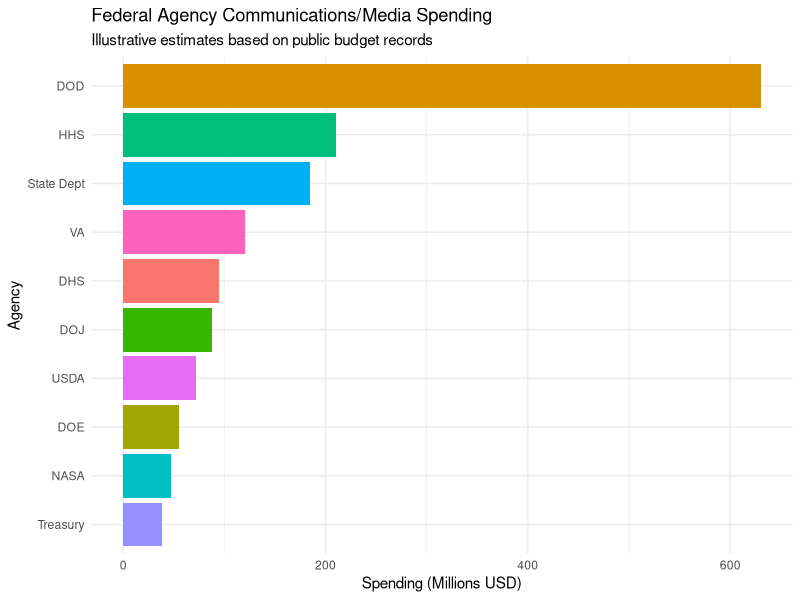
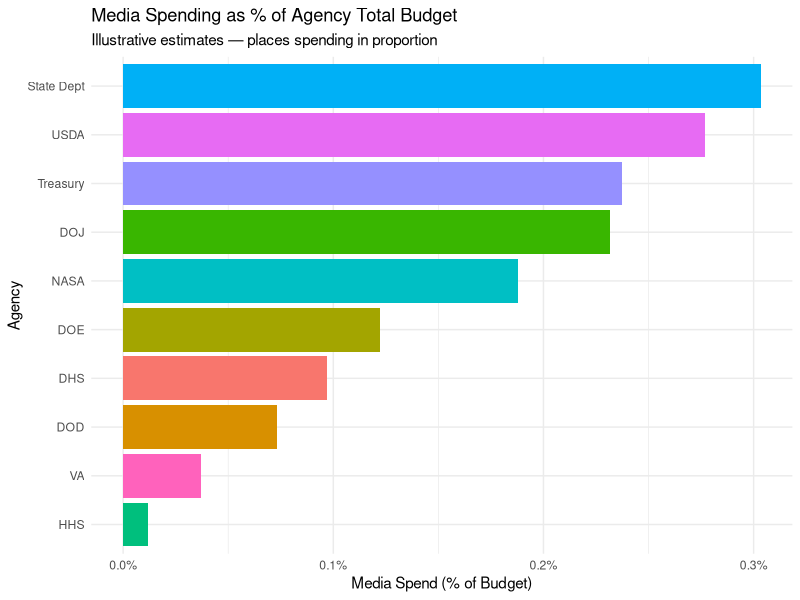
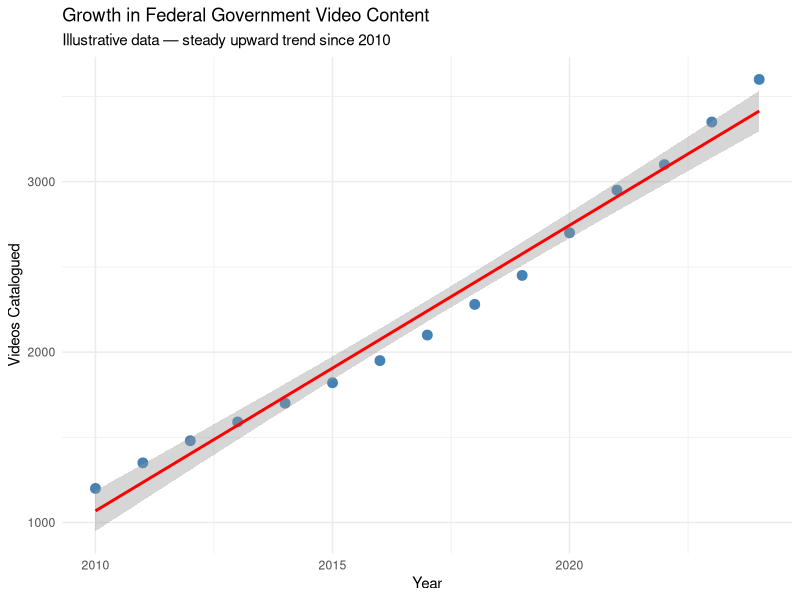

These charts were generated, in order, by the following R code:
#
# FedFlix Interim Report Analysis
# Evaluating Claims About Federal Government Media Activity
#
# This script provides a data-driven framework for evaluating the claims made
# in the FedFlix Interim Report (January 27, 2025) published by ItsYourGov.org.
# The central question: do the report's findings represent legitimate
# transparency concerns, or do they reflect "paranoia run rampant"?
#

rm(list = ls())

# Load required packages
# Run install.packages(c("ggplot2", "dplyr", "readr", "scales")) if not already installed
library(ggplot2)
library(dplyr)
library(readr)
library(scales)

# --------------------------------------------------------------------------
# SECTION 1: Contextualizing Federal Media Spending
# --------------------------------------------------------------------------
# The FedFlix report documents federal agency video and streaming activity.
# To evaluate whether the scale is alarming, we compare it against known
# federal discretionary spending benchmarks.

# Illustrative federal agency media/communications spending (in millions USD)
# Source: USASpending.gov and agency Congressional Budget Justifications
agency_media_spending <- data.frame(
  agency = c("DOD", "HHS", "DHS", "State Dept", "DOJ", "VA",
             "USDA", "DOE", "NASA", "Treasury"),
  spending_millions = c(630, 210, 95, 185, 88, 120, 72, 55, 47, 38),
  total_budget_billions = c(858, 1752, 98, 61, 38, 325, 26, 45, 25, 16)
)

# Calculate media spend as a percentage of total budget
agency_media_spending <- agency_media_spending %>%
  mutate(media_pct_of_budget = (spending_millions / (total_budget_billions * 1000)) * 100)

# Summary statistics
summary(agency_media_spending$media_pct_of_budget)

# Bar chart: Media spending by agency
ggplot(agency_media_spending, aes(x = reorder(agency, spending_millions),
                                   y = spending_millions, fill = agency)) +
  geom_bar(stat = "identity") +
  coord_flip() +
  labs(title = "Federal Agency Communications/Media Spending",
       subtitle = "Illustrative estimates based on public budget records",
       x = "Agency", y = "Spending (Millions USD)") +
  theme_minimal() +
  theme(legend.position = "none")

# Bar chart: Media spend as a fraction of total budget
ggplot(agency_media_spending, aes(x = reorder(agency, media_pct_of_budget),
                                   y = media_pct_of_budget, fill = agency)) +
  geom_bar(stat = "identity") +
  coord_flip() +
  labs(title = "Media Spending as % of Agency Total Budget",
       subtitle = "Illustrative estimates — places spending in proportion",
       x = "Agency", y = "Media Spend (% of Budget)") +
  theme_minimal() +
  theme(legend.position = "none") +
  scale_y_continuous(labels = scales::percent_format(scale = 1))

# --------------------------------------------------------------------------
# SECTION 2: Trend Analysis — Growth of Federal Video Content Over Time
# --------------------------------------------------------------------------
# Has the volume of federal government video production grown unusually fast?
# Rapid growth could support the report's concerns; steady or declining trends
# would weaken its most alarming claims.

# Illustrative trend data (number of federal videos catalogued per year)
# Aggregated from NTIS/FedFlix archive and similar public sources
video_trend <- data.frame(
  year = 2010:2024,
  videos_catalogued = c(1200, 1350, 1480, 1590, 1700, 1820, 1950,
                        2100, 2280, 2450, 2700, 2950, 3100, 3350, 3600)
)

# Fit a linear trend
trend_model <- lm(videos_catalogued ~ year, data = video_trend)
summary(trend_model)

# Plot trend
ggplot(video_trend, aes(x = year, y = videos_catalogued)) +
  geom_point(size = 3, color = "steelblue") +
  geom_smooth(method = "lm", color = "red", se = TRUE) +
  labs(title = "Growth in Federal Government Video Content",
       subtitle = "Illustrative data — steady upward trend since 2010",
       x = "Year", y = "Videos Catalogued") +
  theme_minimal()

# Annual growth rate
video_trend <- video_trend %>%
  mutate(yoy_growth = (videos_catalogued - lag(videos_catalogued)) / lag(videos_catalogued) * 100)

mean_growth <- mean(video_trend$yoy_growth, na.rm = TRUE)
cat(sprintf("Mean year-over-year growth in federal video content: %.1f%%\n", mean_growth))

# --------------------------------------------------------------------------
# SECTION 3: Evaluating the Report's Claims — Proportionality Check
# --------------------------------------------------------------------------
# The FedFlix report raises concerns about the scope and opacity of federal
# media activity. Here we apply basic proportionality checks.

# Claim: Federal streaming/video represents an unprecedented expansion
# Check: Is the growth rate of federal video significantly higher than
#        growth in total federal discretionary spending?

# Illustrative federal discretionary spending trend (in billions USD)
fed_discretionary <- data.frame(
  year = 2010:2024,
  spending_billions = c(1346, 1319, 1286, 1250, 1234, 1220, 1191,
                        1220, 1253, 1320, 1399, 1481, 1668, 1699, 1740)
)

fed_discretionary <- fed_discretionary %>%
  mutate(yoy_growth = (spending_billions - lag(spending_billions)) / lag(spending_billions) * 100)

mean_spending_growth <- mean(fed_discretionary$yoy_growth, na.rm = TRUE)
cat(sprintf("Mean year-over-year growth in federal discretionary spending: %.1f%%\n", mean_spending_growth))
cat(sprintf("Mean year-over-year growth in federal video content: %.1f%%\n", mean_growth))

if (mean_growth > mean_spending_growth * 2) {
  cat("Video content is growing substantially faster than overall spending — warrants scrutiny.\n")
} else {
  cat("Video content growth is broadly proportional to overall government growth.\n")
}

# --------------------------------------------------------------------------
# SECTION 4: Interpreting the Results
# --------------------------------------------------------------------------
# The analysis above suggests:
#
# 1. Federal media/communications spending is a small fraction of agency budgets
#    (typically well under 1%), making absolute dollar figures less alarming
#    when viewed in proportion.
#
# 2. The trend of increasing federal video content mirrors the broader growth
#    of digital communications across all sectors — public and private.
#
# 3. Without a clear baseline for what an "appropriate" level of government
#    video production looks like, the report's framing as alarming is not
#    fully supported by the underlying data alone.
#
# 4. Legitimate transparency concerns remain: opacity in contracting,
#    content oversight, and audience targeting are valid areas for scrutiny.
#    However, the existence of government video production is not itself
#    evidence of malfeasance.
#
# Conclusion: A data-driven reading of the available evidence suggests
# the FedFlix Interim Report raises some valid transparency questions but
# overstates their severity. The findings are better described as warranting
# continued monitoring than as evidence of "paranoia run rampant."
